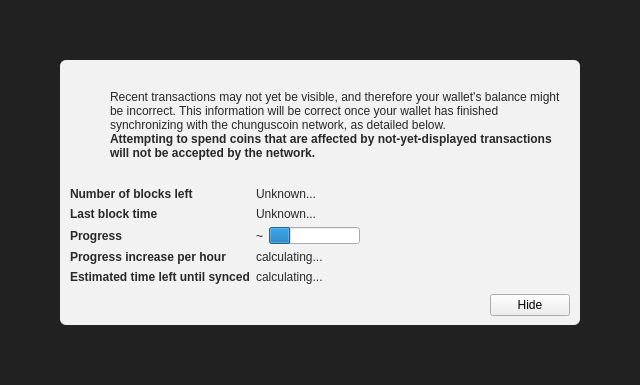
<?xml version="1.0" encoding="UTF-8"?>
<ui version="4.0">
 <class>ModalOverlay</class>
 <widget class="ModalOverlay" name="ModalOverlay">
  <property name="geometry">
   <rect>
    <x>0</x>
    <y>0</y>
    <width>640</width>
    <height>385</height>
   </rect>
  </property>
  <property name="windowTitle">
   <string>Form</string>
  </property>
  <layout class="QVBoxLayout" name="verticalLayout" stretch="0">
   <property name="sizeConstraint">
    <enum>QLayout::SetDefaultConstraint</enum>
   </property>
   <property name="leftMargin">
    <number>0</number>
   </property>
   <property name="topMargin">
    <number>0</number>
   </property>
   <property name="rightMargin">
    <number>0</number>
   </property>
   <property name="bottomMargin">
    <number>0</number>
   </property>
   <item>
    <widget class="QWidget" name="bgWidget" native="true">
     <property name="styleSheet">
      <string notr="true">#bgWidget { background: rgba(0,0,0,220); }</string>
     </property>
     <layout class="QVBoxLayout" name="verticalLayoutMain" stretch="1">
      <property name="leftMargin">
       <number>60</number>
      </property>
      <property name="topMargin">
       <number>60</number>
      </property>
      <property name="rightMargin">
       <number>60</number>
      </property>
      <property name="bottomMargin">
       <number>60</number>
      </property>
      <item>
       <widget class="QWidget" name="contentWidget" native="true">
        <property name="styleSheet">
         <string notr="true">#contentWidget { background: rgba(255,255,255,240); border-radius: 6px; }

QLabel { color: rgb(40,40,40);  }</string>
        </property>
        <layout class="QVBoxLayout" name="verticalLayoutSub" stretch="1,0,0,0">
         <property name="spacing">
          <number>0</number>
         </property>
         <property name="leftMargin">
          <number>10</number>
         </property>
         <property name="topMargin">
          <number>10</number>
         </property>
         <property name="rightMargin">
          <number>10</number>
         </property>
         <property name="bottomMargin">
          <number>10</number>
         </property>
         <item>
          <layout class="QHBoxLayout" name="horizontalLayoutIconText" stretch="0,1">
           <property name="topMargin">
            <number>20</number>
           </property>
           <item>
            <layout class="QVBoxLayout" name="verticalLayoutIcon">
             <property name="leftMargin">
              <number>0</number>
             </property>
             <item>
              <widget class="QPushButton" name="warningIcon">
               <property name="enabled">
                <bool>false</bool>
               </property>
               <property name="text">
                <string/>
               </property>
               <property name="icon">
                <iconset>
                 <normaloff>:/icons/warning</normaloff>
                 <disabledoff>:/icons/warning</disabledoff>:/icons/warning</iconset>
               </property>
               <property name="iconSize">
                <size>
                 <width>48</width>
                 <height>48</height>
                </size>
               </property>
               <property name="flat">
                <bool>true</bool>
               </property>
              </widget>
             </item>
             <item>
              <spacer name="verticalSpacerWarningIcon">
               <property name="orientation">
                <enum>Qt::Vertical</enum>
               </property>
               <property name="sizeHint" stdset="0">
                <size>
                 <width>20</width>
                 <height>40</height>
                </size>
               </property>
              </spacer>
             </item>
            </layout>
           </item>
           <item>
            <layout class="QVBoxLayout" name="verticalLayoutInfoText">
             <property name="leftMargin">
              <number>0</number>
             </property>
             <property name="topMargin">
              <number>0</number>
             </property>
             <item>
              <widget class="QLabel" name="infoText">
               <property name="text">
                <string>Recent transactions may not yet be visible, and therefore your wallet's balance might be incorrect. This information will be correct once your wallet has finished synchronizing with the chunguscoin network, as detailed below.</string>
               </property>
               <property name="textFormat">
                <enum>Qt::RichText</enum>
               </property>
               <property name="wordWrap">
                <bool>true</bool>
               </property>
              </widget>
             </item>
             <item>
              <widget class="QLabel" name="infoTextStrong">
               <property name="font">
                <font>
                 <weight>75</weight>
                 <bold>true</bold>
                </font>
               </property>
               <property name="text">
                <string>Attempting to spend coins that are affected by not-yet-displayed transactions will not be accepted by the network.</string>
               </property>
               <property name="textFormat">
                <enum>Qt::RichText</enum>
               </property>
               <property name="wordWrap">
                <bool>true</bool>
               </property>
              </widget>
             </item>
             <item>
              <spacer name="verticalSpacerInTextSpace">
               <property name="orientation">
                <enum>Qt::Vertical</enum>
               </property>
               <property name="sizeHint" stdset="0">
                <size>
                 <width>20</width>
                 <height>40</height>
                </size>
               </property>
              </spacer>
             </item>
            </layout>
           </item>
          </layout>
         </item>
         <item>
          <spacer name="verticalSpacerAfterText">
           <property name="orientation">
            <enum>Qt::Vertical</enum>
           </property>
           <property name="sizeHint" stdset="0">
            <size>
             <width>20</width>
             <height>40</height>
            </size>
           </property>
          </spacer>
         </item>
         <item>
          <layout class="QFormLayout" name="formLayout">
           <property name="fieldGrowthPolicy">
            <enum>QFormLayout::FieldsStayAtSizeHint</enum>
           </property>
           <property name="horizontalSpacing">
            <number>6</number>
           </property>
           <property name="verticalSpacing">
            <number>6</number>
           </property>
           <property name="topMargin">
            <number>10</number>
           </property>
           <item row="0" column="0">
            <widget class="QLabel" name="labelNumberOfBlocksLeft">
             <property name="font">
              <font>
               <weight>75</weight>
               <bold>true</bold>
              </font>
             </property>
             <property name="text">
              <string>Number of blocks left</string>
             </property>
            </widget>
           </item>
           <item row="0" column="1">
            <widget class="QLabel" name="numberOfBlocksLeft">
             <property name="text">
              <string>Unknown...</string>
             </property>
            </widget>
           </item>
           <item row="1" column="0">
            <widget class="QLabel" name="labelLastBlockTime">
             <property name="font">
              <font>
               <weight>75</weight>
               <bold>true</bold>
              </font>
             </property>
             <property name="text">
              <string>Last block time</string>
             </property>
            </widget>
           </item>
           <item row="1" column="1">
            <widget class="QLabel" name="newestBlockDate">
             <property name="sizePolicy">
              <sizepolicy hsizetype="Maximum" vsizetype="Preferred">
               <horstretch>0</horstretch>
               <verstretch>0</verstretch>
              </sizepolicy>
             </property>
             <property name="text">
              <string>Unknown...</string>
             </property>
            </widget>
           </item>
           <item row="2" column="0">
            <widget class="QLabel" name="labelSyncDone">
             <property name="font">
              <font>
               <weight>75</weight>
               <bold>true</bold>
              </font>
             </property>
             <property name="text">
              <string>Progress</string>
             </property>
            </widget>
           </item>
           <item row="2" column="1">
            <layout class="QHBoxLayout" name="horizontalLayoutSync" stretch="0,1">
             <item>
              <widget class="QLabel" name="percentageProgress">
               <property name="text">
                <string notr="true">~</string>
               </property>
              </widget>
             </item>
             <item>
              <widget class="QProgressBar" name="progressBar">
               <property name="value">
                <number>24</number>
               </property>
               <property name="format">
                <string/>
               </property>
              </widget>
             </item>
            </layout>
           </item>
           <item row="4" column="0">
            <widget class="QLabel" name="labelProgressIncrease">
             <property name="font">
              <font>
               <weight>75</weight>
               <bold>true</bold>
              </font>
             </property>
             <property name="text">
              <string>Progress increase per hour</string>
             </property>
            </widget>
           </item>
           <item row="4" column="1">
            <widget class="QLabel" name="progressIncreasePerH">
             <property name="text">
              <string>calculating...</string>
             </property>
            </widget>
           </item>
           <item row="5" column="0">
            <widget class="QLabel" name="labelEstimatedTimeLeft">
             <property name="font">
              <font>
               <weight>75</weight>
               <bold>true</bold>
              </font>
             </property>
             <property name="text">
              <string>Estimated time left until synced</string>
             </property>
            </widget>
           </item>
           <item row="5" column="1">
            <widget class="QLabel" name="expectedTimeLeft">
             <property name="text">
              <string>calculating...</string>
             </property>
            </widget>
           </item>
          </layout>
         </item>
         <item>
          <layout class="QHBoxLayout" name="horizontalLayoutButtons">
           <property name="leftMargin">
            <number>10</number>
           </property>
           <property name="topMargin">
            <number>10</number>
           </property>
           <item>
            <spacer name="horizontalSpacer">
             <property name="orientation">
              <enum>Qt::Horizontal</enum>
             </property>
             <property name="sizeHint" stdset="0">
              <size>
               <width>40</width>
               <height>20</height>
              </size>
             </property>
            </spacer>
           </item>
           <item>
            <widget class="QPushButton" name="closeButton">
             <property name="text">
              <string>Hide</string>
             </property>
            </widget>
           </item>
          </layout>
         </item>
        </layout>
       </widget>
      </item>
     </layout>
    </widget>
   </item>
  </layout>
 </widget>
 <customwidgets>
  <customwidget>
   <class>ModalOverlay</class>
   <extends>QWidget</extends>
   <header>modaloverlay.h</header>
   <container>1</container>
  </customwidget>
 </customwidgets>
 <resources/>
 <connections/>
</ui>
